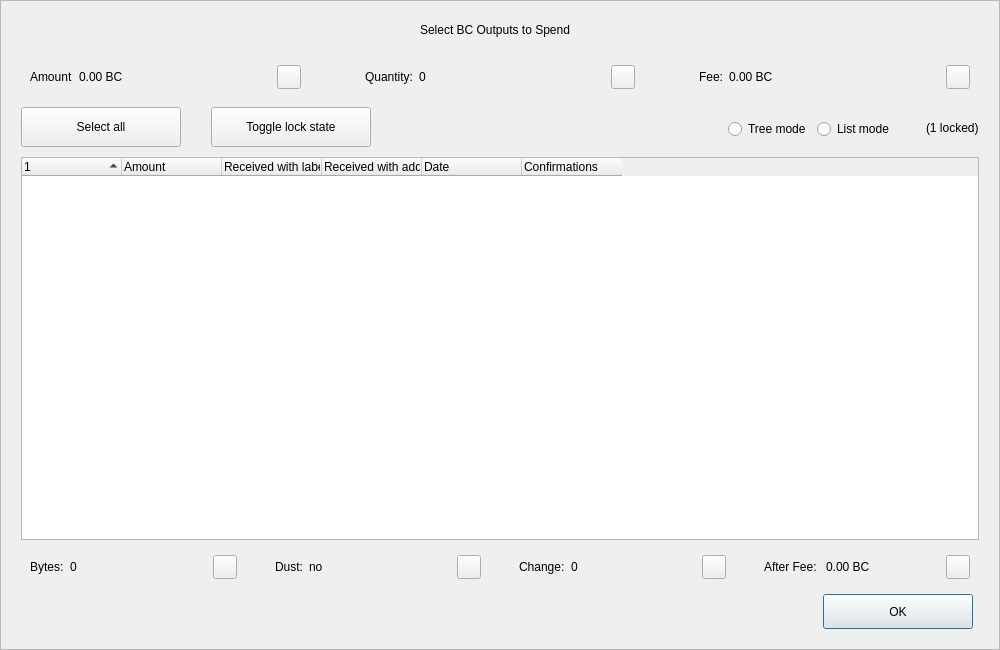
<?xml version="1.0" encoding="UTF-8"?>
<ui version="4.0">
 <class>CoinControlDialog</class>
 <widget class="QDialog" name="CoinControlDialog">
  <property name="geometry">
   <rect>
    <x>0</x>
    <y>0</y>
    <width>1000</width>
    <height>650</height>
   </rect>
  </property>
  <property name="minimumSize">
   <size>
    <width>950</width>
    <height>650</height>
   </size>
  </property>
  <property name="windowTitle">
   <string>Coin Selection</string>
  </property>
  <property name="styleSheet">
   <string notr="true"/>
  </property>
  <layout class="QVBoxLayout" name="verticalLayout">
   <property name="spacing">
    <number>0</number>
   </property>
   <property name="leftMargin">
    <number>0</number>
   </property>
   <property name="topMargin">
    <number>0</number>
   </property>
   <property name="rightMargin">
    <number>0</number>
   </property>
   <property name="bottomMargin">
    <number>0</number>
   </property>
   <item>
    <widget class="QFrame" name="frameContainer">
     <property name="toolTipDuration">
      <number>0</number>
     </property>
     <property name="frameShape">
      <enum>QFrame::StyledPanel</enum>
     </property>
     <property name="frameShadow">
      <enum>QFrame::Raised</enum>
     </property>
     <layout class="QVBoxLayout" name="verticalLayout_2">
      <property name="leftMargin">
       <number>0</number>
      </property>
      <property name="rightMargin">
       <number>0</number>
      </property>
      <property name="bottomMargin">
       <number>20</number>
      </property>
      <item>
       <layout class="QHBoxLayout" name="horizontalLayout_12">
        <property name="spacing">
         <number>0</number>
        </property>
        <property name="leftMargin">
         <number>20</number>
        </property>
        <property name="rightMargin">
         <number>30</number>
        </property>
        <item>
         <spacer name="horizontalSpacer_4">
          <property name="orientation">
           <enum>Qt::Horizontal</enum>
          </property>
          <property name="sizeHint" stdset="0">
           <size>
            <width>40</width>
            <height>20</height>
           </size>
          </property>
         </spacer>
        </item>
        <item>
         <widget class="QLabel" name="labelTitle">
          <property name="minimumSize">
           <size>
            <width>0</width>
            <height>40</height>
           </size>
          </property>
          <property name="maximumSize">
           <size>
            <width>16777215</width>
            <height>40</height>
           </size>
          </property>
          <property name="text">
           <string>Select BC Outputs to Spend</string>
          </property>
          <property name="alignment">
           <set>Qt::AlignCenter</set>
          </property>
          <property name="margin">
           <number>7</number>
          </property>
         </widget>
        </item>
        <item>
         <spacer name="horizontalSpacer_5">
          <property name="orientation">
           <enum>Qt::Horizontal</enum>
          </property>
          <property name="sizeHint" stdset="0">
           <size>
            <width>40</width>
            <height>20</height>
           </size>
          </property>
         </spacer>
        </item>
       </layout>
      </item>
      <item>
       <layout class="QHBoxLayout" name="horizontalLayout_8">
        <property name="leftMargin">
         <number>20</number>
        </property>
        <property name="rightMargin">
         <number>20</number>
        </property>
        <item>
         <widget class="QWidget" name="layoutAmount" native="true">
          <layout class="QHBoxLayout" name="horizontalLayout_9" stretch="0,1,0">
           <item>
            <widget class="QLabel" name="labelCoinControlAmountText">
             <property name="text">
              <string>Amount</string>
             </property>
            </widget>
           </item>
           <item>
            <widget class="QLabel" name="labelCoinControlAmount">
             <property name="text">
              <string>0.00 BC</string>
             </property>
            </widget>
           </item>
           <item alignment="Qt::AlignHCenter|Qt::AlignVCenter">
            <widget class="QPushButton" name="pushButtonAmount">
             <property name="minimumSize">
              <size>
               <width>0</width>
               <height>24</height>
              </size>
             </property>
             <property name="maximumSize">
              <size>
               <width>24</width>
               <height>26</height>
              </size>
             </property>
             <property name="focusPolicy">
              <enum>Qt::NoFocus</enum>
             </property>
             <property name="styleSheet">
              <string notr="true">padding-bottom:2px;
padding-right:4px;</string>
             </property>
             <property name="text">
              <string/>
             </property>
            </widget>
           </item>
          </layout>
         </widget>
        </item>
        <item>
         <spacer name="horizontalSpacer_2">
          <property name="orientation">
           <enum>Qt::Horizontal</enum>
          </property>
          <property name="sizeType">
           <enum>QSizePolicy::Fixed</enum>
          </property>
          <property name="sizeHint" stdset="0">
           <size>
            <width>40</width>
            <height>20</height>
           </size>
          </property>
         </spacer>
        </item>
        <item>
         <widget class="QWidget" name="layoutQuantity" native="true">
          <layout class="QHBoxLayout" name="horizontalLayout_10" stretch="0,1,0">
           <item>
            <widget class="QLabel" name="labelCoinControlQuantityText">
             <property name="text">
              <string>Quantity:</string>
             </property>
            </widget>
           </item>
           <item>
            <widget class="QLabel" name="labelCoinControlQuantity">
             <property name="text">
              <string>0</string>
             </property>
            </widget>
           </item>
           <item alignment="Qt::AlignHCenter|Qt::AlignVCenter">
            <widget class="QPushButton" name="pushButtonQuantity">
             <property name="minimumSize">
              <size>
               <width>0</width>
               <height>24</height>
              </size>
             </property>
             <property name="maximumSize">
              <size>
               <width>24</width>
               <height>26</height>
              </size>
             </property>
             <property name="focusPolicy">
              <enum>Qt::NoFocus</enum>
             </property>
             <property name="styleSheet">
              <string notr="true">padding-bottom:2px;
               padding-right:4px;</string>
             </property>
             <property name="text">
              <string/>
             </property>
            </widget>
           </item>
          </layout>
         </widget>
        </item>
        <item>
         <spacer name="horizontalSpacer_22">
          <property name="orientation">
           <enum>Qt::Horizontal</enum>
          </property>
          <property name="sizeType">
           <enum>QSizePolicy::Fixed</enum>
          </property>
          <property name="sizeHint" stdset="0">
           <size>
            <width>40</width>
            <height>20</height>
           </size>
          </property>
         </spacer>
        </item>
        <item>
         <widget class="QWidget" name="layoutFee" native="true">
          <layout class="QHBoxLayout" name="horizontalLayout_11" stretch="0,1,0">
           <item>
            <widget class="QLabel" name="labelCoinControlFeeText">
             <property name="text">
              <string>Fee:</string>
             </property>
            </widget>
           </item>
           <item>
            <widget class="QLabel" name="labelCoinControlFee">
             <property name="text">
              <string>0.00 BC</string>
             </property>
            </widget>
           </item>
           <item alignment="Qt::AlignHCenter|Qt::AlignVCenter">
            <widget class="QPushButton" name="pushButtonFee">
             <property name="minimumSize">
              <size>
               <width>0</width>
               <height>24</height>
              </size>
             </property>
             <property name="maximumSize">
              <size>
               <width>24</width>
               <height>26</height>
              </size>
             </property>
             <property name="focusPolicy">
              <enum>Qt::NoFocus</enum>
             </property>
             <property name="styleSheet">
              <string notr="true">padding-bottom:2px;
               padding-right:4px;</string>
             </property>
             <property name="text">
              <string/>
             </property>
            </widget>
           </item>
          </layout>
         </widget>
        </item>
       </layout>
      </item>
      <item>
       <widget class="QFrame" name="frame">
        <property name="minimumSize">
         <size>
          <width>0</width>
          <height>40</height>
         </size>
        </property>
        <property name="styleSheet">
         <string notr="true">#frame {
	border:0;
}</string>
        </property>
        <property name="frameShape">
         <enum>QFrame::StyledPanel</enum>
        </property>
        <property name="frameShadow">
         <enum>QFrame::Sunken</enum>
        </property>
        <layout class="QHBoxLayout" name="horizontalLayout">
         <property name="spacing">
          <number>0</number>
         </property>
         <property name="leftMargin">
          <number>20</number>
         </property>
         <property name="topMargin">
          <number>0</number>
         </property>
         <property name="rightMargin">
          <number>20</number>
         </property>
         <property name="bottomMargin">
          <number>0</number>
         </property>
         <item>
          <layout class="QHBoxLayout" name="horizontalLayoutPanel" stretch="0,0,0,0,0,0">
           <property name="spacing">
            <number>20</number>
           </property>
           <item>
            <widget class="QPushButton" name="pushButtonSelectAll">
             <property name="sizePolicy">
              <sizepolicy hsizetype="Maximum" vsizetype="Fixed">
               <horstretch>0</horstretch>
               <verstretch>0</verstretch>
              </sizepolicy>
             </property>
             <property name="minimumSize">
              <size>
               <width>160</width>
               <height>40</height>
              </size>
             </property>
             <property name="maximumSize">
              <size>
               <width>16777215</width>
               <height>40</height>
              </size>
             </property>
             <property name="text">
              <string>Select all</string>
             </property>
             <property name="checkable">
              <bool>true</bool>
             </property>
             <property name="checked">
              <bool>false</bool>
             </property>
             <property name="autoExclusive">
              <bool>false</bool>
             </property>
             <property name="autoDefault">
              <bool>false</bool>
             </property>
            </widget>
           </item>
           <item>
            <spacer name="horizontalSpacer_6">
             <property name="orientation">
              <enum>Qt::Horizontal</enum>
             </property>
             <property name="sizeType">
              <enum>QSizePolicy::Fixed</enum>
             </property>
             <property name="sizeHint" stdset="0">
              <size>
               <width>10</width>
               <height>20</height>
              </size>
             </property>
            </spacer>
           </item>
           <item>
            <widget class="QPushButton" name="pushButtonToggleLock">
             <property name="sizePolicy">
              <sizepolicy hsizetype="Maximum" vsizetype="Fixed">
               <horstretch>0</horstretch>
               <verstretch>0</verstretch>
              </sizepolicy>
             </property>
             <property name="minimumSize">
              <size>
               <width>160</width>
               <height>40</height>
              </size>
             </property>
             <property name="maximumSize">
              <size>
               <width>16777215</width>
               <height>40</height>
              </size>
             </property>
             <property name="text">
              <string>Toggle lock state</string>
             </property>
             <property name="checkable">
              <bool>true</bool>
             </property>
             <property name="autoExclusive">
              <bool>false</bool>
             </property>
             <property name="autoDefault">
              <bool>false</bool>
             </property>
            </widget>
           </item>
           <item>
            <spacer name="horizontalSpacer_7">
             <property name="orientation">
              <enum>Qt::Horizontal</enum>
             </property>
             <property name="sizeType">
              <enum>QSizePolicy::Expanding</enum>
             </property>
             <property name="sizeHint" stdset="0">
              <size>
               <width>30</width>
               <height>20</height>
              </size>
             </property>
            </spacer>
           </item>
           <item alignment="Qt::AlignRight">
            <widget class="QGroupBox" name="groupBox_2">
             <property name="styleSheet">
              <string notr="true">#groupBox_2 {
    background-color:transparent;
    border-radius:0;
}</string>
             </property>
             <property name="title">
              <string/>
             </property>
             <layout class="QHBoxLayout" name="horizontalLayout_14">
              <item>
               <widget class="QRadioButton" name="radioTreeMode">
                <property name="sizePolicy">
                 <sizepolicy hsizetype="Maximum" vsizetype="Fixed">
                  <horstretch>0</horstretch>
                  <verstretch>0</verstretch>
                 </sizepolicy>
                </property>
                <property name="text">
                 <string>Tree mode</string>
                </property>
               </widget>
              </item>
              <item>
               <widget class="QRadioButton" name="radioListMode">
                <property name="sizePolicy">
                 <sizepolicy hsizetype="Maximum" vsizetype="Fixed">
                  <horstretch>0</horstretch>
                  <verstretch>0</verstretch>
                 </sizepolicy>
                </property>
                <property name="text">
                 <string>List mode</string>
                </property>
                <property name="checked">
                 <bool>false</bool>
                </property>
               </widget>
              </item>
             </layout>
            </widget>
           </item>
           <item>
            <widget class="QLabel" name="labelLocked">
             <property name="text">
              <string>(1 locked)</string>
             </property>
            </widget>
           </item>
          </layout>
         </item>
        </layout>
       </widget>
      </item>
      <item>
       <layout class="QHBoxLayout" name="horizontalLayout_13">
        <property name="leftMargin">
         <number>20</number>
        </property>
        <property name="rightMargin">
         <number>20</number>
        </property>
        <item>
         <widget class="CoinControlTreeWidget" name="treeWidget">
          <property name="contextMenuPolicy">
           <enum>Qt::CustomContextMenu</enum>
          </property>
          <property name="styleSheet">
           <string notr="true"/>
          </property>
          <property name="sortingEnabled">
           <bool>false</bool>
          </property>
          <property name="columnCount">
           <number>6</number>
          </property>
          <attribute name="headerShowSortIndicator" stdset="0">
           <bool>true</bool>
          </attribute>
          <attribute name="headerStretchLastSection">
           <bool>false</bool>
          </attribute>
          <column>
           <property name="text">
            <string/>
           </property>
          </column>
          <column>
           <property name="text">
            <string>Amount</string>
           </property>
          </column>
          <column>
           <property name="text">
            <string>Received with label</string>
           </property>
          </column>
          <column>
           <property name="text">
            <string>Received with address</string>
           </property>
          </column>
          <column>
           <property name="text">
            <string>Date</string>
           </property>
          </column>
          <column>
           <property name="text">
            <string>Confirmations</string>
           </property>
           <property name="toolTip">
            <string>Confirmed</string>
           </property>
          </column>
         </widget>
        </item>
       </layout>
      </item>
      <item>
       <layout class="QHBoxLayout" name="horizontalLayout_3">
        <property name="spacing">
         <number>20</number>
        </property>
        <property name="leftMargin">
         <number>20</number>
        </property>
        <property name="rightMargin">
         <number>20</number>
        </property>
        <item>
         <widget class="QWidget" name="layoutBytes" native="true">
          <layout class="QHBoxLayout" name="horizontalLayout_4" stretch="0,1,0">
           <item>
            <widget class="QLabel" name="labelCoinControlBytesText">
             <property name="text">
              <string>Bytes:</string>
             </property>
            </widget>
           </item>
           <item>
            <widget class="QLabel" name="labelCoinControlBytes">
             <property name="text">
              <string>0</string>
             </property>
            </widget>
           </item>
           <item alignment="Qt::AlignHCenter|Qt::AlignVCenter">
            <widget class="QPushButton" name="pushButtonBytes">
             <property name="minimumSize">
              <size>
               <width>0</width>
               <height>24</height>
              </size>
             </property>
             <property name="maximumSize">
              <size>
               <width>24</width>
               <height>26</height>
              </size>
             </property>
             <property name="focusPolicy">
              <enum>Qt::NoFocus</enum>
             </property>
             <property name="styleSheet">
              <string notr="true">padding-bottom:2px;
               padding-right:4px;</string>
             </property>
             <property name="text">
              <string/>
             </property>
            </widget>
           </item>
          </layout>
         </widget>
        </item>
        <item>
         <widget class="QWidget" name="layoutDust" native="true">
          <layout class="QHBoxLayout" name="horizontalLayout_5" stretch="0,1,0">
           <item>
            <widget class="QLabel" name="labelCoinControlLowOutputText">
             <property name="text">
              <string>Dust:</string>
             </property>
            </widget>
           </item>
           <item>
            <widget class="QLabel" name="labelCoinControlLowOutput">
             <property name="text">
              <string>no</string>
             </property>
            </widget>
           </item>
           <item alignment="Qt::AlignHCenter|Qt::AlignVCenter">
            <widget class="QPushButton" name="pushButtonDust">
             <property name="minimumSize">
              <size>
               <width>0</width>
               <height>24</height>
              </size>
             </property>
             <property name="maximumSize">
              <size>
               <width>24</width>
               <height>26</height>
              </size>
             </property>
             <property name="focusPolicy">
              <enum>Qt::NoFocus</enum>
             </property>
             <property name="styleSheet">
              <string notr="true">padding-bottom:2px;
               padding-right:4px;</string>
             </property>
             <property name="text">
              <string/>
             </property>
            </widget>
           </item>
          </layout>
         </widget>
        </item>
        <item>
         <widget class="QWidget" name="layoutChange" native="true">
          <layout class="QHBoxLayout" name="horizontalLayout_6" stretch="0,1,0">
           <item>
            <widget class="QLabel" name="labelCoinControlChangeText">
             <property name="text">
              <string>Change:</string>
             </property>
            </widget>
           </item>
           <item>
            <widget class="QLabel" name="labelCoinControlChange">
             <property name="text">
              <string>0</string>
             </property>
            </widget>
           </item>
           <item alignment="Qt::AlignHCenter|Qt::AlignVCenter">
            <widget class="QPushButton" name="pushButtonChange">
             <property name="minimumSize">
              <size>
               <width>0</width>
               <height>24</height>
              </size>
             </property>
             <property name="maximumSize">
              <size>
               <width>24</width>
               <height>26</height>
              </size>
             </property>
             <property name="focusPolicy">
              <enum>Qt::NoFocus</enum>
             </property>
             <property name="styleSheet">
              <string notr="true">padding-bottom:2px;
               padding-right:4px;</string>
             </property>
             <property name="text">
              <string/>
             </property>
            </widget>
           </item>
          </layout>
         </widget>
        </item>
        <item>
         <widget class="QWidget" name="layoutAfter" native="true">
          <layout class="QHBoxLayout" name="horizontalLayout_7" stretch="0,1,0">
           <item>
            <widget class="QLabel" name="labelCoinControlAfterFeeText">
             <property name="text">
              <string>After Fee: </string>
             </property>
            </widget>
           </item>
           <item>
            <widget class="QLabel" name="labelCoinControlAfterFee">
             <property name="text">
              <string>0.00 BC</string>
             </property>
            </widget>
           </item>
           <item alignment="Qt::AlignHCenter|Qt::AlignVCenter">
            <widget class="QPushButton" name="pushButtonAlterFee">
             <property name="minimumSize">
              <size>
               <width>0</width>
               <height>24</height>
              </size>
             </property>
             <property name="maximumSize">
              <size>
               <width>24</width>
               <height>26</height>
              </size>
             </property>
             <property name="focusPolicy">
              <enum>Qt::NoFocus</enum>
             </property>
             <property name="styleSheet">
              <string notr="true">padding-bottom:2px;
               padding-right:4px;</string>
             </property>
             <property name="text">
              <string/>
             </property>
            </widget>
           </item>
          </layout>
         </widget>
        </item>
       </layout>
      </item>
      <item>
       <layout class="QHBoxLayout" name="horizontalLayout_2">
        <property name="spacing">
         <number>0</number>
        </property>
        <property name="leftMargin">
         <number>20</number>
        </property>
        <property name="rightMargin">
         <number>26</number>
        </property>
        <item>
         <spacer name="horizontalSpacer_3">
          <property name="orientation">
           <enum>Qt::Horizontal</enum>
          </property>
          <property name="sizeHint" stdset="0">
           <size>
            <width>558</width>
            <height>20</height>
           </size>
          </property>
         </spacer>
        </item>
        <item>
         <widget class="QPushButton" name="pushButtonOk">
          <property name="minimumSize">
           <size>
            <width>150</width>
            <height>35</height>
           </size>
          </property>
          <property name="text">
           <string>OK</string>
          </property>
         </widget>
        </item>
       </layout>
      </item>
     </layout>
    </widget>
   </item>
  </layout>
 </widget>
 <customwidgets>
  <customwidget>
   <class>CoinControlTreeWidget</class>
   <extends>QTreeWidget</extends>
   <header>coincontroltreewidget.h</header>
  </customwidget>
 </customwidgets>
 <resources/>
 <connections/>
</ui>
